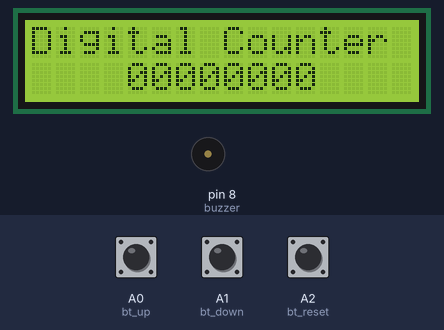
Simulated run of this sketch. Board: Arduino Uno, built with avr-gcc and run on an emulated ATmega328P. Parts: 16×2 character LCD, buzzer (waves = sounding, pin HIGH). Inputs (shaded band) come from the test bench; at power-on: A2 (bt_reset) HIGH, A0 (bt_up) HIGH, A1 (bt_down) HIGH. EEPROM starts erased.

Above: at 3.3 s.
3.4 s: A2 (bt_reset) pulled LOW for 0.15 s
At 3.49 s:
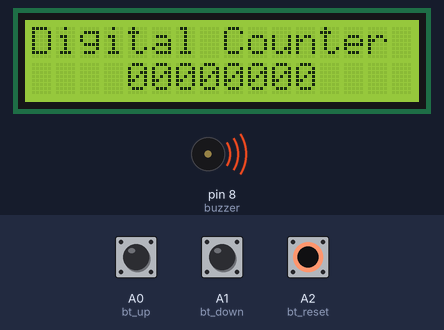
5.0 s: A0 (bt_up) pulled LOW for 0.15 s
At 5.7 s:
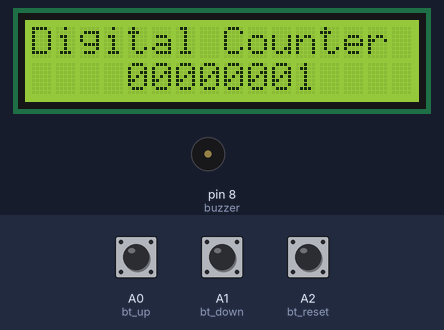
6.6 s: A0 (bt_up) pulled LOW for 1 s
At 7.6 s:
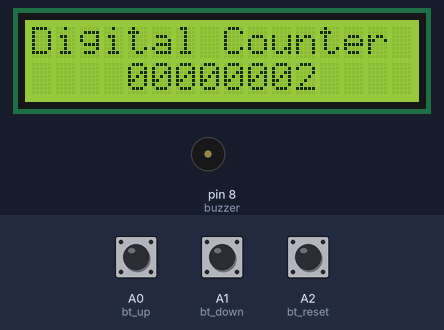
9.1 s: A2 (bt_reset) pulled LOW for 1 s
At 9.11 s:
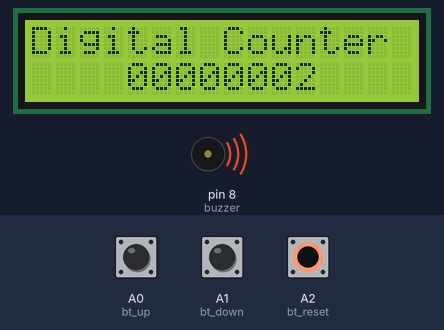
11.6 s: A1 (bt_down) pulled LOW for 0.15 s
At 12.4 s:
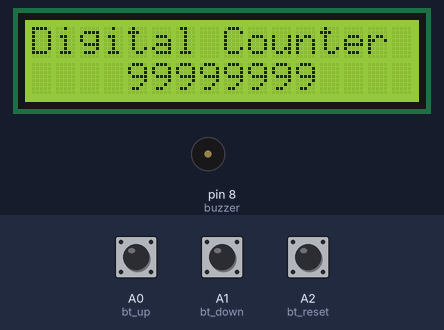
13.2 s: A1 (bt_down) pulled LOW for 1 s
Timing chart, 0 to 16.2 s (numbered marks = the images above; inputs shaded):
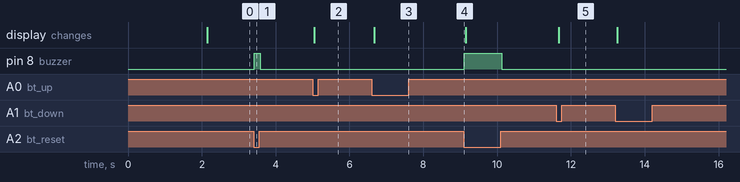

The sketch:

digital_counter.ino
```cpp
// (licence header left out)
// Digital Counter Using Arduino| EEPROM Counter
// This Code is Designed by Prince Kushwaha from COSM Electronics

#include <Wire.h>
#include <LiquidCrystal_I2C.h>
#include <EEPROM.h>

LiquidCrystal_I2C lcd(0x27, 16, 2); // Set the LCD address to 0x27 for a 16 chars and 2 line display

#define bt_up   A0
#define bt_down A1
#define bt_reset A2
#define buzzer 8

long d1 = 0, d2 = 0, d3 = 0, d4 = 0, d5 = 0, d6 = 0, d7 = 0, d8 = 0;
int flag1 = 0, flag2 = 0, timer = 0;

void setup() {
  pinMode(bt_up, INPUT_PULLUP);
  pinMode(bt_down, INPUT_PULLUP);
  pinMode(bt_reset, INPUT_PULLUP);
  pinMode(buzzer, OUTPUT);

  lcd.init();
  lcd.backlight(); // Turn on the LCD backlight
  lcd.clear();
  lcd.setCursor(0, 0);
  lcd.print("  Welcome To  ");
  lcd.setCursor(0, 1);
  lcd.print("Digital Counter");
  delay(2000);
  lcd.clear();

  if (EEPROM.read(50) != 1) {
    WriteEeprom();
    EEPROM.write(50, 1); // Mark EEPROM as initialized
  } else {
    ReadEeprom();
  }
}

void loop() {
  if (digitalRead(bt_up) == LOW) {
    if (flag1 == 0) {
      flag1 = 1;
      d1 = d1 + 1;
      if (d1 > 9) { d1 = 0; d2 = d2 + 1; }
      if (d2 > 9) { d2 = 0; d3 = d3 + 1; }
      if (d3 > 9) { d3 = 0; d4 = d4 + 1; }
      if (d4 > 9) { d4 = 0; d5 = d5 + 1; }
      if (d5 > 9) { d5 = 0; d6 = d6 + 1; }
      if (d6 > 9) { d6 = 0; d7 = d7 + 1; }
      if (d7 > 9) { d7 = 0; d8 = d8 + 1; }
      if (d8 > 9) { d8 = 0; }
      WriteEeprom();
    }
  } else {
    flag1 = 0;
  }

  if (digitalRead(bt_down) == LOW) {
    if (flag2 == 0) {
      flag2 = 1;
      d1 = d1 - 1;
      if (d1 < 0) { d1 = 9; d2 = d2 - 1; }
      if (d2 < 0) { d2 = 9; d3 = d3 - 1; }
      if (d3 < 0) { d3 = 9; d4 = d4 - 1; }
      if (d4 < 0) { d4 = 9; d5 = d5 - 1; }
      if (d5 < 0) { d5 = 9; d6 = d6 - 1; }
      if (d6 < 0) { d6 = 9; d7 = d7 - 1; }
      if (d7 < 0) { d7 = 9; d8 = d8 - 1; }
      if (d8 < 0) { d8 = 9; }
      WriteEeprom();
    }
  } else {
    flag2 = 0;
  }

  if (digitalRead(bt_reset) == LOW) {
    digitalWrite(buzzer, HIGH);
    if (timer == 0) {
      timer = 1;
      d1 = 0; d2 = 0; d3 = 0; d4 = 0; d5 = 0; d6 = 0; d7 = 0; d8 = 0;
      WriteEeprom();
    }
  } else {
    digitalWrite(buzzer, LOW);
    timer = 0;
  }

  lcd.setCursor(0, 0);
  lcd.print("Digital Counter");
  lcd.setCursor(4, 1);
  lcd.print(d8);
  lcd.print(d7);
  lcd.print(d6);
  lcd.print(d5);
  lcd.print(d4);
  lcd.print(d3);
  lcd.print(d2);
  lcd.print(d1);
  delay(10);
}

void ReadEeprom() {
  d1 = EEPROM.read(1);
  d2 = EEPROM.read(2);
  d3 = EEPROM.read(3);
  d4 = EEPROM.read(4);
  d5 = EEPROM.read(5);
  d6 = EEPROM.read(6);
  d7 = EEPROM.read(7);
  d8 = EEPROM.read(8);
}

void WriteEeprom() {
  EEPROM.write(1, d1);
  EEPROM.write(2, d2);
  EEPROM.write(3, d3);
  EEPROM.write(4, d4);
  EEPROM.write(5, d5);
  EEPROM.write(6, d6);
  EEPROM.write(7, d7);
  EEPROM.write(8, d8);
}


// Author Footprint: //Pranjal Das
```

Measured:
- after the input at 3.4 s, pin 8 (buzzer): LOW → HIGH at once, → LOW 0.16 s later
- after the input at 5.0 s, the display: changes after 0.05 s (image 2)
- after the input at 6.6 s, the display: changes after 0.07 s (image 3)
- after the input at 9.1 s, pin 8 (buzzer): LOW → HIGH at once, → LOW 1.0 s later
- after the input at 11.6 s, the display: changes after 0.06 s (image 5)
